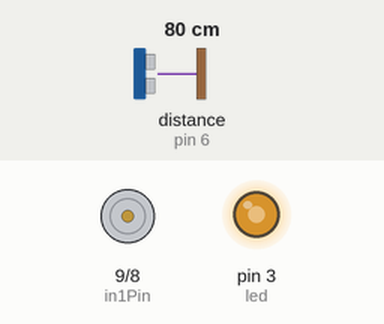
Simulated run of this sketch. Board: Arduino Uno, built with avr-gcc and run on an emulated ATmega328P. On the bench: motor-driver pin pairs drawn as motors (green arrow = first pin HIGH = forward, orange = second pin HIGH = backward, longer = more drive, scaled by the enable pin), output pins drawn as LEDs (lit = HIGH). Wiring (inferred from the names in the program): ultrasonic range finder: trigger pin 7; echo pin 6. The test bench sets the inputs (shaded band); at power-on: distance to the obstacle (sensor on pin 6) 80 cm. The echo pulse lasts 58.3 µs per cm; pins used as bus, display or sensor lines are not drawn.

Above: at 0.93 s.
9.2 s: distance to the obstacle (sensor on pin 6) set to 127 cm
At 10.57 s:
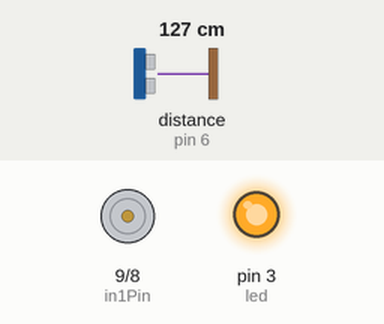
17.5 s: distance to the obstacle (sensor on pin 6) set to 138 cm
At 17.85 s:
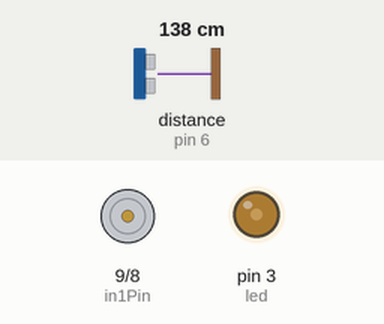
At 22.7 s:
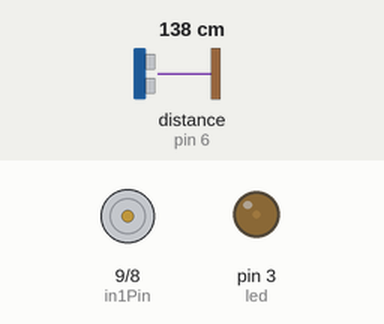
Timing chart, 0 to 24.2 s (numbered marks = the images above; inputs shaded):
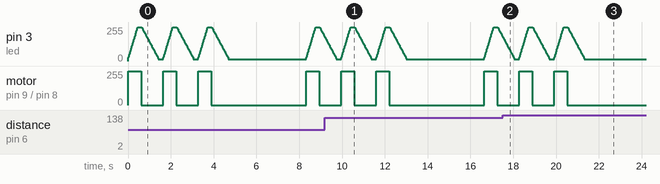

The sketch:

jellyboi.ino
```cpp
// =====================
// Ultrasonic Pins
// =====================
const int trigPin = 7;
const int echoPin = 6;

// =====================
// Motor Pins (L293D)
// =====================
const int en1Pin = 10;
const int in1Pin = 9;
const int in2Pin = 8;

// =====================
// Light Pin
// =====================
const int led = 3;

// =====================
// Settings
// =====================
const int minBrightness = 15;    // Dim glow when idle
const int triggerDistance = 130;  // cm
const int MOTOR_POWER = 255;     // motor PWM power

// Pulsing settings
const int pulsesPerCycle = 3;    // number of contractions per upward swim

// =====================
// Setup
// =====================
void setup() {
  pinMode(trigPin, OUTPUT);
  pinMode(echoPin, INPUT);

  pinMode(en1Pin, OUTPUT);
  pinMode(in1Pin, OUTPUT);
  pinMode(in2Pin, OUTPUT);

  pinMode(led, OUTPUT);

  analogWrite(led, minBrightness);
}

// =====================
// Main Loop
// =====================
void loop() {
  int distance = checkDistance();

  if (distance <= triggerDistance) {
    jellySwim();    // swim only when someone is nearby
  } else {
    idleState();
  }
}

// =====================
// Jellyfish Swimming Motion
// =====================
void jellySwim() {

  for (int i = 0; i < pulsesPerCycle; i++) {

    // --- PULSE UP (contraction) ---
    motorUp();
    analogWrite(en1Pin, MOTOR_POWER);

    // LED fades in with contraction
    for (int b = minBrightness; b <= 255; b += 8) {
      analogWrite(led, b);
      delay(15);
    }

    delay(150); // hold peak contraction

    // --- RELAX SLIGHTLY (small downward movement) ---
    motorStop(); // rope drops slightly
    for (int b = 255; b >= minBrightness; b -= 6) { // LED fades out
      analogWrite(led, b);
      delay(20);
    }

    delay(200); // float / relaxation

  }

  motorDown();
  delay(3000);

  motorStop();
  delay(400);
}

// =====================
// Motor Helpers
// =====================
void motorUp() {
  digitalWrite(in1Pin, HIGH);
  digitalWrite(in2Pin, LOW);
}

void motorDown() {
  digitalWrite(in1Pin, LOW);
  digitalWrite(in2Pin, HIGH);
}

void motorStop() {
  digitalWrite(in1Pin, LOW);
  digitalWrite(in2Pin, LOW);
  analogWrite(en1Pin, 0);
}

// =====================
// Idle State
// =====================
void idleState() {
  motorStop();
  analogWrite(led, minBrightness);
  delay(100);
}

// =====================
// Distance Sensor
// =====================
int checkDistance() {
  digitalWrite(trigPin, LOW);
  delayMicroseconds(2);
  digitalWrite(trigPin, HIGH);
  delayMicroseconds(10);
  digitalWrite(trigPin, LOW);

  long duration = pulseIn(echoPin, HIGH, 20000); // 20ms timeout
  if (duration == 0) return 999;

  return duration * 0.034 / 2; // distance in cm
}
```

Measured:
- the behaviour switches between 132 and 133 cm on distance to the obstacle (sensor on pin 6) (found by bisection; images 1 and 2)
- after the input at 17.5 s, pin 3 (led): goes on until 21.3 s, then stays 15/255; motor on pin 9 (in1Pin) / pin 8 (in2Pin): goes on until 20.5 s, then stays stopped
